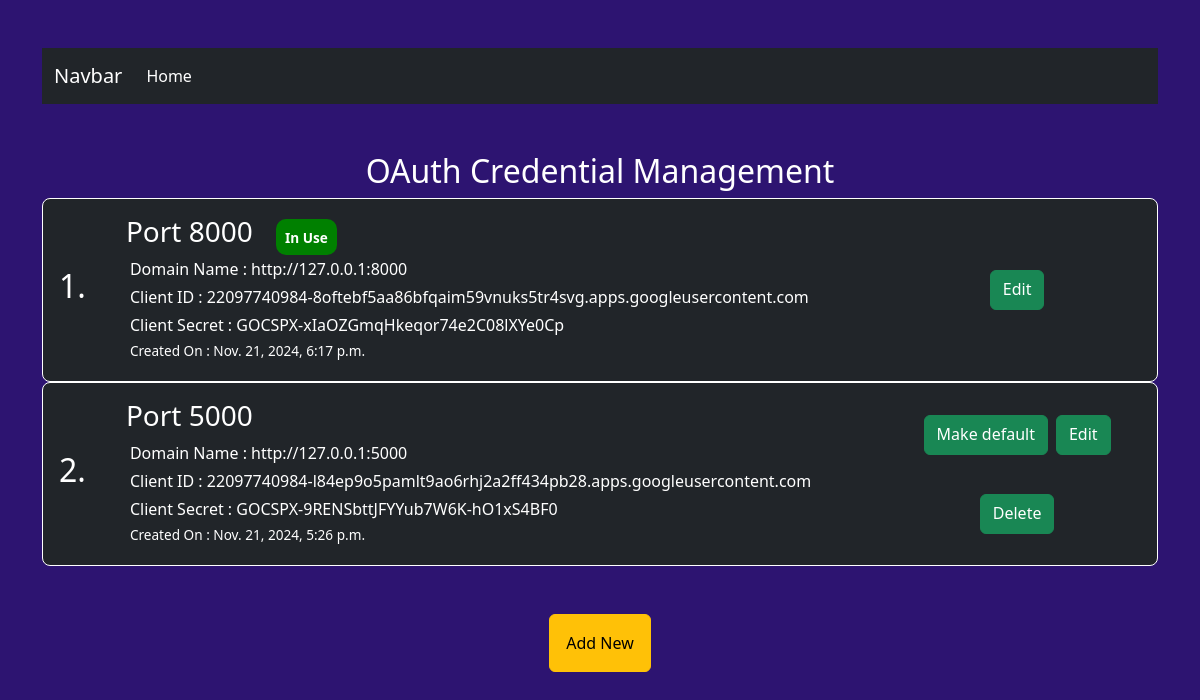
The app's page /adminpanel/ with its own data.
### users/models.py (models this page shows, shortened)
class OAuthCredential(models.Model):
    name = models.CharField(max_length=100)
    domain_name = models.CharField(max_length=100, unique=True)
    desc = models.CharField(max_length = 500)
    client_id = models.CharField(max_length=300, null=True, blank=True)
    client_secret = models.CharField(max_length=300, null=True, blank=True)
    is_default = models.BooleanField(default=False)
    created_at = models.DateTimeField(auto_now_add=True)
    updated_at = models.DateTimeField(auto_now=True)

### users/views.py (the view)
# urls.py: path("adminpanel/", admin_view, name="admin_view"),
def admin_view(request):
    if request.method == "POST":
        pass
    oauth_credentials = OAuthCredential.objects.all().order_by("-created_at")
    context = {
        "oauth_credentials" : oauth_credentials
    }
    return render(request, "users/admin_page.html", context=context)

### templates/users/admin_page.html (shortened to what this page needs)
{% extends 'base/base.html' %}
{% block body %}
<div id="tasklist" class="d-flex flex-column justify-content-center align-items-center my-5">
    <h2 class="mb-2">OAuth Credential Management</h2>
    {% if oauth_credentials %}
        {% for cred in oauth_credentials %}
        <div class="d-flex justify-content-between py-3 pe-3 w-100 singletask rounded-3 border border-1 border-white gap-4">
            <h2 class="d-flex justify-content-center align-items-center mx-3">{{forloop.counter}}.</h2>
            <div class="w-75 ">
                <h3>{{cred.name}} {%if cred.is_default == True%} <span class="status green">In Use</span>{% endif %}</h3>
                <p><span class="headins">Domain Name : </span>{{cred.domain_name}}</p>
                <p><span class="headins">Client ID : </span>{{cred.client_id}}</p>
                <p><span class="headins">Client Secret : </span>{{cred.client_secret}}</p>
                <p class="created_at">Created On : {{cred.created_at}}</p>
            </div>
            <div class="w-25 d-flex flex-wrap justify-content-center gap-2 align-items-center ">
                {%if cred.is_default == False%}
                    <a href="{% url 'change_credential' id=cred.id %}" class="btn btn-success" style="height: 40px;">Make default</a>
                {% endif %}
                <a href="{% url 'edit_credential' id=cred.id %}" class="btn btn-success" style="height: 40px;">Edit</a>
                {%if cred.is_default == False%}
                <a href="{% url 'delete_credential' id=cred.id %}" class="btn btn-success" style="height: 40px;">Delete</a>
                {% endif %}
            </div>
        </div>
        {% endfor %}
    {% else %}
    <div class="text-center py-3 pe-3 ps-1 w-75 singletask rounded-3 border border-1 border-white">
        <h4>No Credentials Created...</h4>
    </div>
    {% endif %}
    <div class="my-5">
        <a href="{% url 'add_credential' %}" class="btn btn-warning py-3 px-3">Add New</a>
    </div>
</div>
{% endblock %}

### templates/base/base.html (shortened to what this page needs)
<!DOCTYPE html>
<!doctype html>
<html lang="en">
  <head>
    <link href="https://cdn.jsdelivr.net/npm/bootstrap@5.3.3/dist/css/bootstrap.min.css" rel="stylesheet">
 </head>
  <body>
    <div class="container vw-100 vh-100 py-5">
        <nav class="navbar navbar-expand-lg bg-dark border-body" data-bs-theme="dark">
            <div class="container-fluid">
              <a class="navbar-brand" href="#">Navbar</a>
              <div class="collapse navbar-collapse" id="navbarNav">
                <ul class="navbar-nav">
                  <li class="nav-item">
                    <a class="nav-link active" aria-current="page" href="{% url 'tasklist' %}">Home</a>
                  </li>
                </ul>
              </div>
            </div>
          </nav>
    {% block body %}
    {% endblock %}
    </div>
</body>
</html>

### templates/base/base.html (style rules this page uses)
* { margin: 0; padding: 0; box-sizing: border-box; }
body { background: rgb(45, 20, 113); color: white; }

### templates/users/admin_page.html (style rules this page uses)
.singletask { background-color: #212529; }
.status { font-size: 0.85rem !important; color: white; padding: 0.55rem; border-radius: 10px; margin-left: 1rem; font-weight: 600; }
.green { background-color: green; }
.created_at { font-size: 0.85rem; }
p { margin: 0.25rem; }
p .headins { font-size: 1rem; }

### records on screen
OAuthCredential: name "Port 8000", is_default "In Use", domain_name "http://127.0.0.1:8000", client_id "22097740984-8oftebf5aa86bfqaim59vnuks5tr4svg.apps.googleusercontent.com", client_secret "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", created_at "Nov. 21, 2024, 6:17 p.m."
OAuthCredential: name "Port 5000", domain_name "http://127.0.0.1:5000", client_id "22097740984-l84ep9o5pamlt9ao6rhj2a2ff434pb28.apps.googleusercontent.com", client_secret "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", created_at "Nov. 21, 2024, 5:26 p.m.", is_default "Make default"
